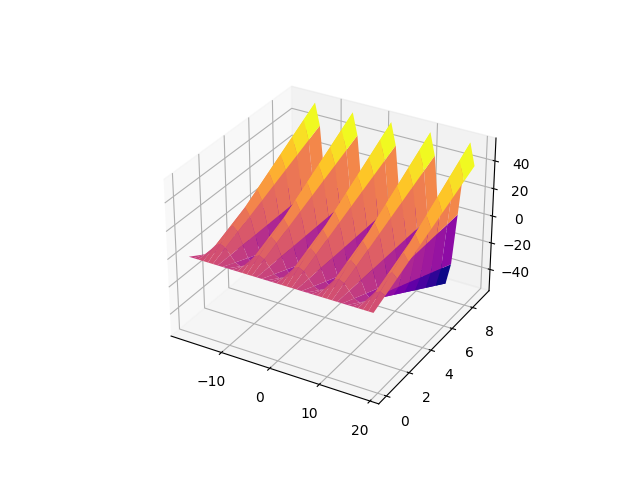
#> input picture mplib/3d.png, 640 x 480 px
$ python mplib3d.py
#> lines starting #> are read from the running program, lines starting #| are printed output that depends on the picture
import math
import matplotlib.pyplot as plt
import numpy as np
from PIL import Image


fig = plt.figure()
ax_3d = fig.add_subplot(projection='3d')
x = np.arange(-18, 20)
y = np.arange(0, 10)
xgrid, ygrid = np.meshgrid(x, y)
zgrid = np.sin(xgrid * math.pi / 4) * ygrid * 2 * 3
ax_3d.plot_surface(xgrid, ygrid, zgrid, cmap="plasma")

# Сохранение в картинку
# plt.savefig("3d.png")


# PIL
img = Image.open("3d.png").convert("RGBA")
#> img is the input picture: PIL image 640x480 RGBA; mean R, G, B, A 248, 237.2, 235.1, 255
img.load()

# Растянуть
wide_img = img.resize((1200, 480))
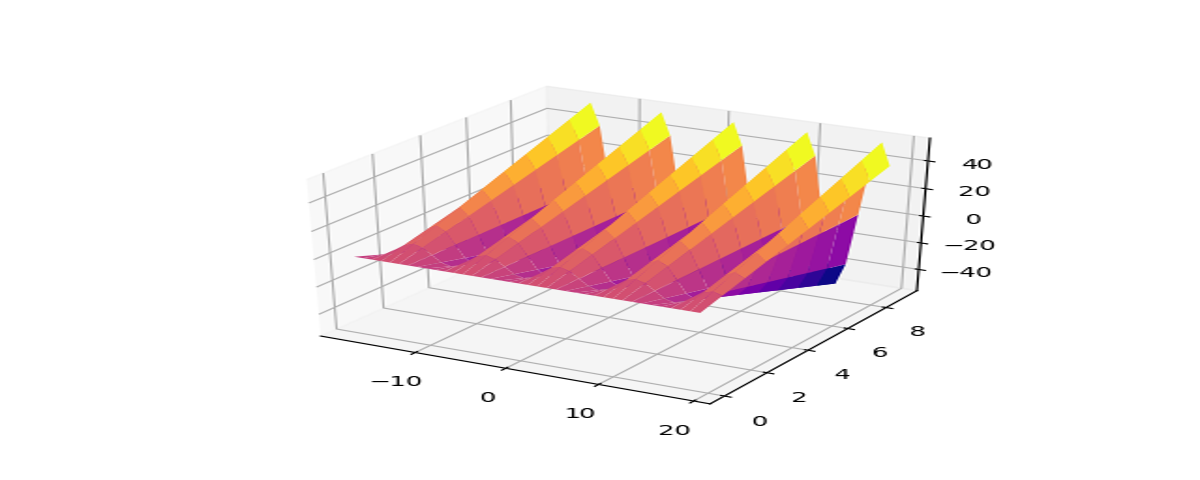
#> wide_img: PIL image 1200x480 RGBA; mean R, G, B, A 247.9, 237.2, 235, 255
wide_img.save("wide_img.png")

# Сжать
compressed_img = img.resize((640, 240))
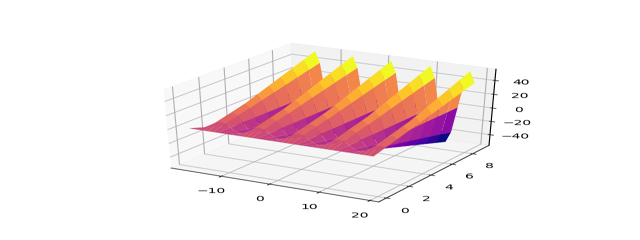
#> compressed_img: PIL image 640x240 RGBA; mean R, G, B, A 247.9, 237.2, 235, 255
compressed_img.save("compressed_img.png")

# Повернуть
rotated_img = img.rotate(90)
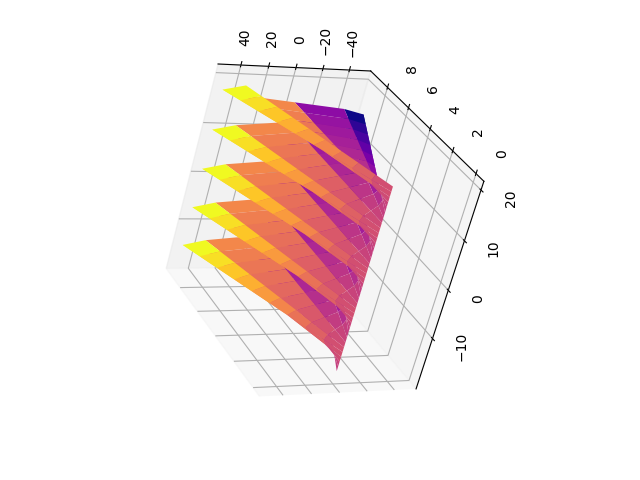
#> rotated_img: PIL image 640x480 RGBA; mean R, G, B, A 184.2, 173.5, 171.3, 191.2; transparent parts drawn white
rotated_img.save("rotated_img.png")

# Перекрасить
pixels = img.load()
for x in range(img.size[0]):
    for y in range(img.size[1]):
        p = pixels[x, y]
        pixels[x, y] = (0, p[1], p[2], 255)
img.save("deleted_red_img.png")
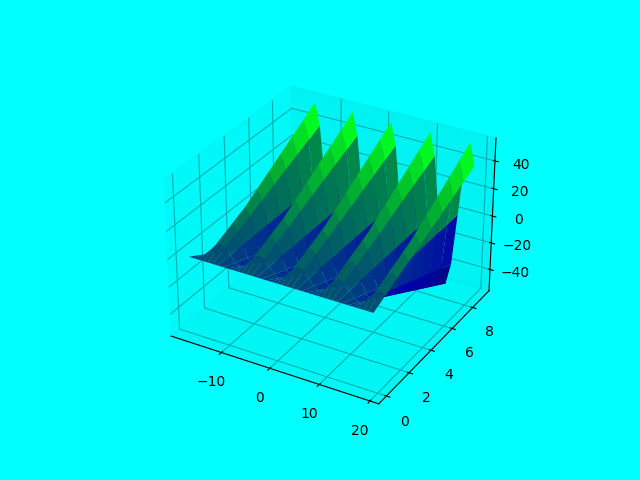
#> saved as deleted_red_img.png: PIL image 640x480 RGBA; mean R, G, B, A 0, 237.2, 235.1, 255
pixels = img.load()
for x in range(img.size[0]):
    for y in range(img.size[1]):
        p = pixels[x, y]
        pixels[x, y] = (p[0], 0, p[2], 255)
img.save("deleted_green_img.png")
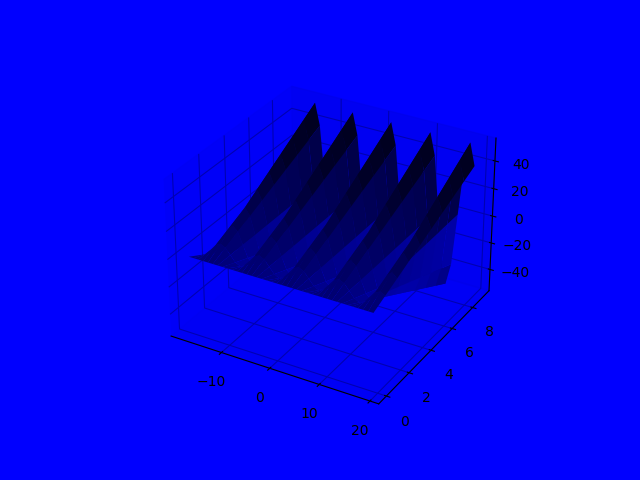
#> saved as deleted_green_img.png: PIL image 640x480 RGBA; mean R, G, B, A 0, 0, 235.1, 255
pixels = img.load()
for x in range(img.size[0]):
    for y in range(img.size[1]):
        p = pixels[x, y]
        pixels[x, y] = (p[0], p[1], 0, 255)
img.save("deleted_blue_img.png")
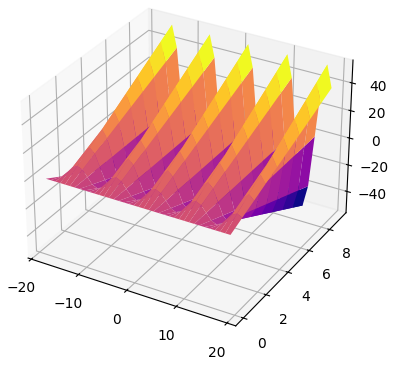
#> figure drawn by matplotlib, 1 panel
